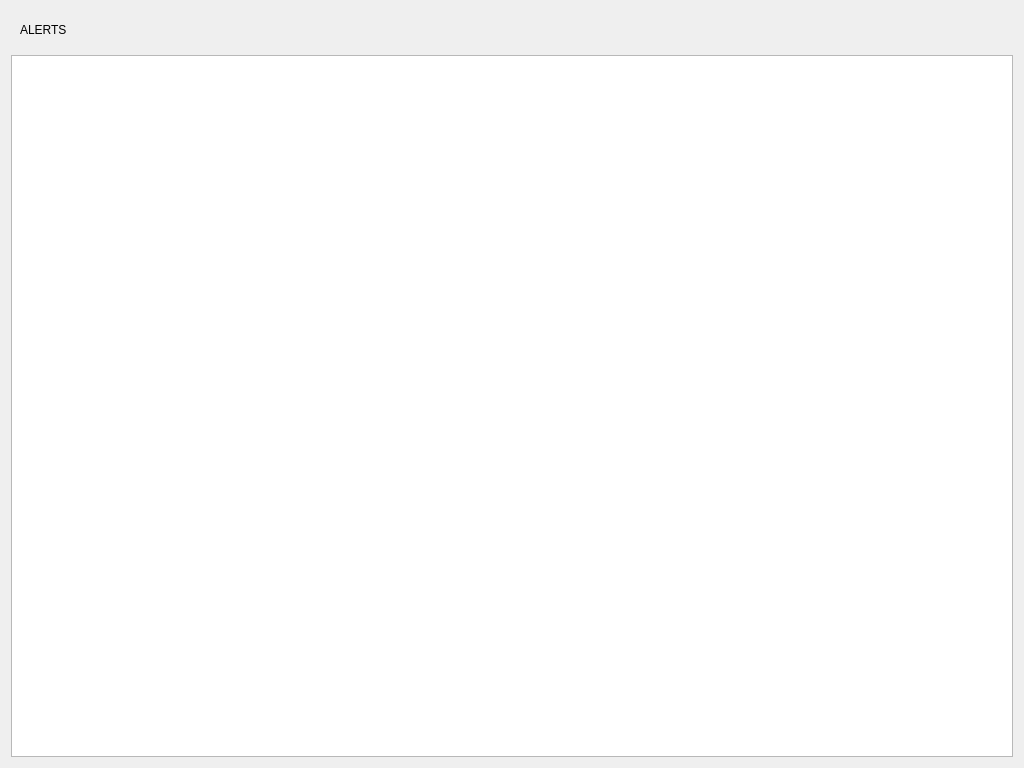
<?xml version="1.0" encoding="UTF-8"?>
<ui version="4.0">
 <class>AlertsView</class>
 <widget class="QWidget" name="AlertsView">
  <property name="geometry">
   <rect>
    <x>0</x>
    <y>0</y>
    <width>1024</width>
    <height>768</height>
   </rect>
  </property>
  <property name="minimumSize">
   <size>
    <width>1024</width>
    <height>768</height>
   </size>
  </property>
  <property name="maximumSize">
   <size>
    <width>1024</width>
    <height>768</height>
   </size>
  </property>
  <property name="windowTitle">
   <string>Form</string>
  </property>
  <property name="styleSheet">
   <string notr="true">/*#topFrame {
border: none;
background: qlineargradient(x1: 0, y1: 0, x2: 0, y2: 1,
stop: 0 #a6a6a6, stop: 0.08 #7f7f7f,
stop: 0.39999 #717171, stop: 0.4 #626262,
stop: 0.9 #4c4c4c, stop: 1 #333333);
}

#bottomFrame {
border: none;
background: white;
}

#topFrame QLabel {
color: #fff;
}

#topFrame QPushButton {
color: #333;
border: 2px solid #555;
border-radius: 11px;
padding: 5px;
background: qradialgradient(cx: 0.3, cy: -0.4,
fx: 0.3, fy: -0.4,
radius: 1.35, stop: 0 #fff, stop: 1 #888);
min-width: 80px;
}

#topFrame QPushButton:hover {
background: qradialgradient(cx: 0.3, cy: -0.4,
fx: 0.3, fy: -0.4,
radius: 1.35, stop: 0 #fff, stop: 1 #bbb);
}

#topFrame QPushButton:pressed {
background: qradialgradient(cx: 0.4, cy: -0.1,
fx: 0.4, fy: -0.1,
radius: 1.35, stop: 0 #fff, stop: 1 #ddd);
}
*/</string>
  </property>
  <layout class="QVBoxLayout" name="verticalLayout">
   <item>
    <widget class="QWidget" name="titleWidget" native="true">
     <layout class="QHBoxLayout" name="horizontalLayout">
      <item>
       <widget class="QLabel" name="titleLabel">
        <property name="text">
         <string>ALERTS</string>
        </property>
       </widget>
      </item>
      <item>
       <spacer name="horizontalSpacer">
        <property name="orientation">
         <enum>Qt::Horizontal</enum>
        </property>
        <property name="sizeHint" stdset="0">
         <size>
          <width>926</width>
          <height>20</height>
         </size>
        </property>
       </spacer>
      </item>
     </layout>
    </widget>
   </item>
   <item>
    <widget class="QListWidget" name="alertListWidget"/>
   </item>
  </layout>
 </widget>
 <resources/>
 <connections/>
</ui>
